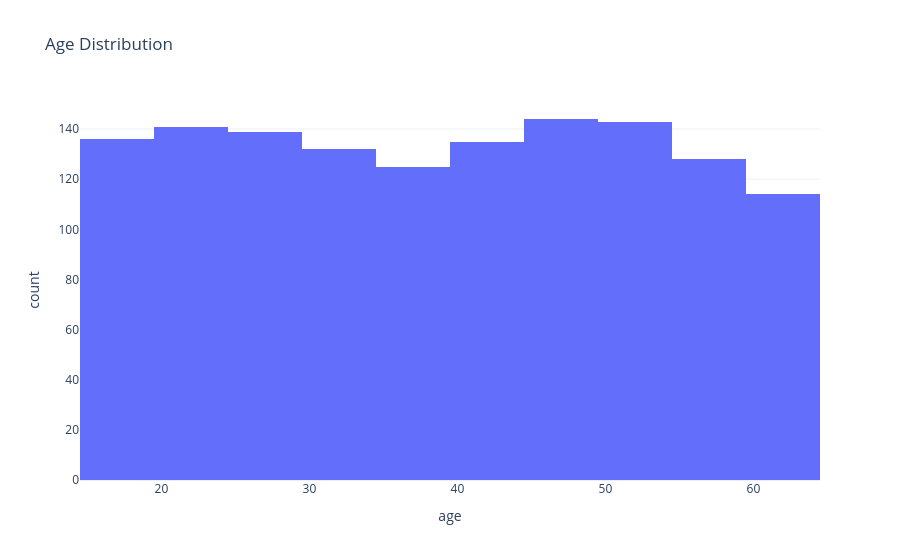

Here is the notebook cell this chart was saved with:
### Markdown cell above
*Histogram - Age Distribution*

### Code cell
fig = px.histogram(df, x='age', nbins=20,
                    title='Age Distribution', template='plotly_white')
fig.show()

### Figure 1 — Plotly figure (JSON) as saved in the notebook; plotly's stock layout.template omitted (floating-point values rounded to 4 significant figures; data arrays with more than 128 entries replaced by an {"elided": "..."} marker saying what was removed)
{"data": [{"bingroup": "x", "hovertemplate": "age=%{x}<br>count=%{y}<extra></extra>", "legendgroup": "", "marker": {"color": "#636efa", "pattern": {"shape": ""}}, "name": "", "nbinsx": 20, "orientation": "v", "showlegend": false, "type": "histogram", "x": {"elided": "1337 int values"}, "xaxis": "x", "yaxis": "y"}], "layout": {"barmode": "relative", "legend": {"tracegroupgap": 0}, "title": {"text": "Age Distribution"}, "xaxis": {"anchor": "y", "domain": [0, 1], "title": {"text": "age"}}, "yaxis": {"anchor": "x", "domain": [0, 1], "title": {"text": "count"}}}}
